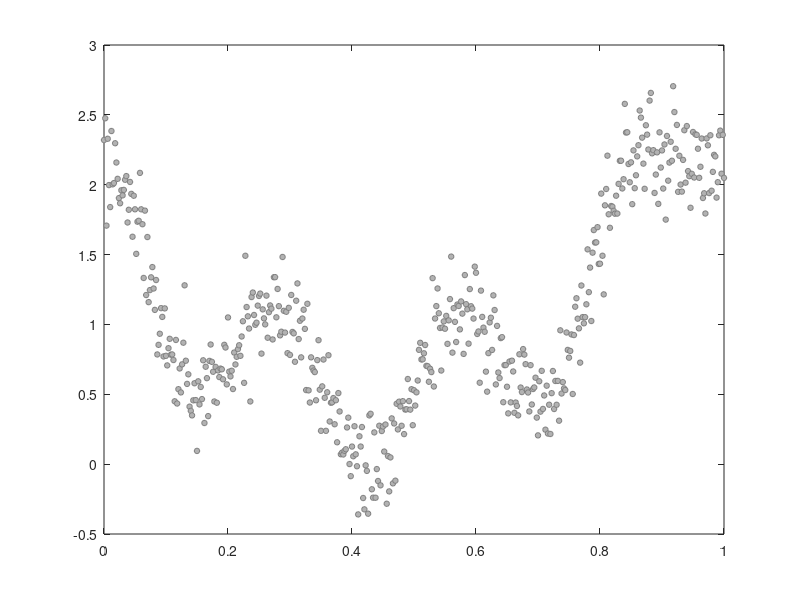

MATLAB code to generate this figure: (Note: this script raises an error after producing the figure.)
% Statistical Inference on Persistent Homology (PH-STAT)
% 
% The package can be downloaded from
% https://github.com/laplcebeltrami/PH-STAT
%
% (C) 2023 Moo K. Chung
% Universtiy of Wisconsin-Madison 
%
% email: mkchung@wisc.edu
%


%------------------
%% Morse filtration

%The construction for the persistence diagrm for 1D function is based on the 
%iterative pairing and deleation algorithm in
% 
% Chung, M.K., Singh, V., Kim, P.T., Dalton, K.M., Davidson, R.J. 2009. 
% Topological characterization of signal in brain images using the min-max diagram. 
% 12th International Conference on Medical Image Computing and Computer Assisted 
% Intervention (MICCAI). Lecture Notes in Computer Science (LNCS). 5762:158-166.

%Toy example
% In the interval x=[0, 1], we construct a signal s and add noise e to obtain simulated signal Y.
x=[0:0.002:1]';  %interval
s= x + 7*(x - 0.5).^2 + cos(7*pi*x)/2; %signal
e=normrnd(0,0.2,length(x),1); %noise
Y=s+e; %observed data = signal + noise

figure;
plot(x,Y,'ko','MarkerEdgeColor',[0.5 0.5 0.5], 'MarkerFaceColor',[0.7 0.7 0.7], 'MarkerSize',4)

%This produces a scatter points so we can't obtain critical values directly. 
% We smooth out the scatter plot using heat kernel smoothing with bandwidth 0.0001 
% and cosine series expansion upto degree 100. The resulting smoothed signal is stored in the variable wfs.

k=100; sigma=0.0001;
[wfs, beta]=WFS_COS(Y,x,k,sigma);

hold on;
plot(x,wfs,'k','LineWidth',2);

%Then using the iterative pairing and deleation algorithm pairing_1D, we determine 
% the pairing of minimums and maximums using the Elder's rule.  
% pairing_1D.m plots critical values as white notes.

pairs=PH_morse1D(x,wfs);
PH_PD_display(pairs)


% --------------------
%% Rips complex
%genrate random p number of scatter points in [0,1]^d hyper-cube.
%X is the matrix of size p x d of coordinates
rng(2023); %fixed random seeds
p=50; d=3;
X = rand(p, d);

%Compute the Rips complex up to 3-simplices.
radius = 0.3;
S= PH_rips(X, 3, radius)
%Display Ris complex
PH_rips_display(X,S);
%labels = cellstr(num2str((1:p)', '% d'));
%text(X(:,1)+0.01, X(:,2)+0.01, X(:,3)+0.01, labels, 'Color', 'r', 'FontSize',16) 

% Boundary matrices
B = PH_boundary(S);
betti_B = PH_boundary_betti(B);
title(['Betti numbers=' num2str(betti)])

% Hodge Laplacian
H=PH_hodge(B);
betti_H= PH_hodge_betti(H)
% Both Betti number computation should match, 
% i.e., betti_B = betti_H

%-------------------
%% Graph filtrations
% The graph filtration is explained in 
%
% Chung, M.K., Lee, H. Ombao. H., Solo, V. 2019 Exact topological inference 
% of the resting-state brain networks in twins, Network Neuroscience 3:674-694
% http://www.stat.wisc.edu/~mchung/papers/chung.2019.NN.pdf
%
% Chung, M.K., Huang, S.-G., Gritsenko, A., Shen, L., Lee, H. 2o19
% Statistical inference on the number of cycles in brain networks. 
% IEEE International Symposium on Biomedical Imaging (ISBI) 113-116
%
% The graph filtration over filtration values epsilon is matheamticall equivaelnt 
% to the Rips filtration with filtration values maximum distance - epsilon up to 1-simplices only.  

rng(2023); %fixed random seeds
p=50; d=3;
X = rand(p, d);

w = pdist2(X,X); %edge weights
maxw = max(w(:)); %maximum edge weight

%Betti curves over graph filtration
thresholds=[0:0.05:maxw]; %filtration values
beta_gf = PH_betti(w, thresholds);

%display betti curves (beta-0 and beta-1)
PH_betti_display(beta_gf,thresholds)

%Equvalently, we can compute the graph filtration as Rips filtraions
%The graph filtration at filtraion value e is equivalent to
e = 0.7;
S= PH_rips(X, 1, 1-e);
PH_rips_display(X,S);


%--------------------
%% Topoloigcal inference on the Wasserstein distance
% The Wasserstein distance in graph filtration is simplied to 1D
% Wasserstein distance, which has the exact solution and can be computed in
% O(p log q) run time. The deail is given in 

% Songdechakraiwut, T., Shen, L., Chung, M.K. 2021 Topological learning and 
% its application to multimodal brain network integration, Medical Image 
% Computing and Computer Assisted Intervention (MICCAI), LNCS 12902:166-176 
%
% Songdechakraiwut, T. Chung, M.K. 2023 Topological learning for brain networks, 
% Annals of Applied Statistics 17:403-433, arXiv:2012.00675.
% https://arxiv.org/pdf/2012.00675.pdf


% Random correlation matrix simulations

p=50; %# of nodes

% i-th group has less noise
rng(1); 
nGroup_i=5; %5 subjects 
signal_i = randcorr(p); 
for i=1:nGroup_i
    con_i(:,:,i) = signal_i + randcorr(p); %signal plus noise
end

%j-th group has more noise
rng(2);
nGroup_j=5; %5 subject 
signal_j = randcorr(p);
for j=1:nGroup_j 
    con_j(:,:,j) = signal_j + 2*randcorr(p); %signal plus noise
end

figure; subplot(2,1,1); imagesc(mean(con_i,3))
axis square; clim([-1 1]); colorbar;
subplot(2,1,2); imagesc(mean(con_j,3))
axis square; clim([-1 1]); colorbar


% Computing and visualizing Betti-0 and Betti-1 curves

thresholds=[-0.5:0.01:1]; %you can change the range
PH_graph_betti_display(con_i, con_j,thresholds)


% Pairwise topological distances. It includes 3 topological distances

lossMtx = WS_pdist2(con_i,con_j);
WS_pdist2_display(con_i,con_j);

% p-value computation using the raio statistic (between-distance/within-distance)
%Here we show example of using the combined distance. For different
%distances,use lossMtx.D0 or lossMtx.D1, lossMtx.D01 = lossMtx.D0 + lossMtx.D1.

observed = WS_ratio(lossMtx.D01, nGroup_i, nGroup_j) 
nTrans = 500000; %Total number of transpositions
permNo = 500; %Total number of intermixed permutations. This is needed to introduce randomness.

[transStat, ~] = WS_transpositions(lossMtx.D01, nGroup_i, nGroup_j, nTrans, permNo); 
transPval = online_pvalues(transStat', observed);
pval = transPval(end)
figure; plot(transPval(1:10000)); ylim([0 0.05])

% histrogram. red line is observed statistic
figure; %hisgrom with 25 bins
plot_distribution(transStat, 25, observed)


% Topololigcal clustering using the Wasserstein distance
% The Wasserstin distance based topological clustering is explained in
%
% Chung, M.K.,  Ramos, C.G., De Paiva, F.B., Jedidiah M., Prabharakaren, V., Nair, V.A., 
% Meyerand, E., Hermann, B.P., Binder, J.R., Struck, A.F. 2023 arXiv preprint arXiv:2302.06673
% https://arxiv.org/pdf/2302.06673

g_i = squeeze(mat2cell(con_i, p, p, ones(nGroup_i,1))); %convert to cell array
g_j = squeeze(mat2cell(con_j, p, p, ones(nGroup_j,1))); %convert to cell array
G=[g_i g_j];

%Topological clustering
acc_WS  = WS_cluster(G)

%k-means clustering
acc_K = kmeans_cluster(G)

%Hierarchical clustering
acc_H = hierarchical_cluster(G)


% Topololigcal embedding
[z_i, c_i] = WS_embed(con_i);
[z_j, c_j] = WS_embed(con_j);

figure;
plot(z_i.x +c_i(1), z_i.y + c_i(2), 'ob', 'MarkerSize',10, 'MarkerFaceColor','g')
hold on; plot(c_i(1), c_i(2), 'sb', 'MarkerSize',10, 'MarkerFaceColor','b')

hold on; plot(z_j.x +c_j(1), z_j.y + c_j(2), 'or','MarkerSize',10, 'MarkerFaceColor','y')
hold on; plot(c_j(1), c_j(2), 'sr', 'MarkerSize',10, 'MarkerFaceColor','r')
axis square
xlabel('Births');
ylabel('Deaths')
title('Topological Embedding')
figure_bigger(20)
